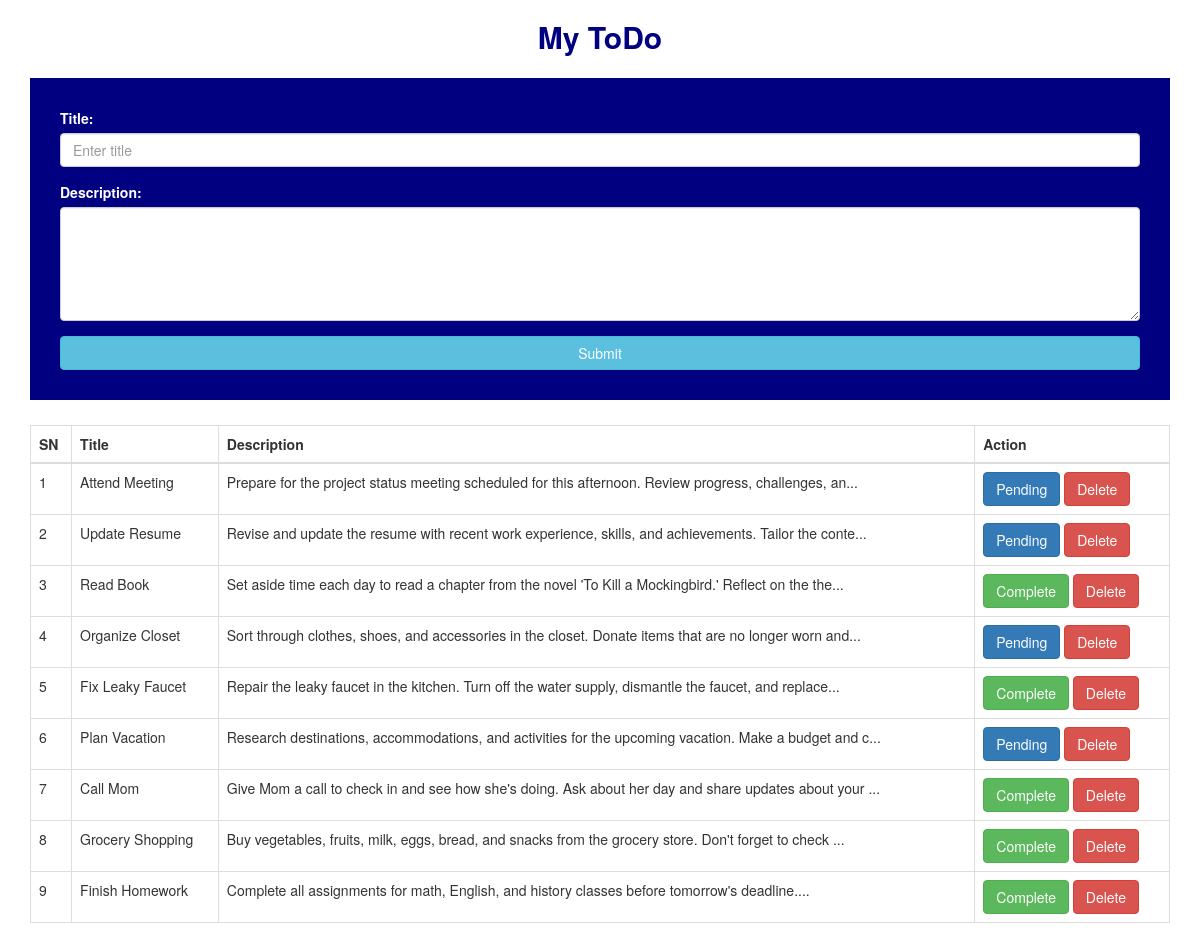
The page / on the database its author committed.
### todo/models.py (models this page shows, shortened)
class Todo(models.Model):
    title = models.CharField(max_length=300)
    description = models.TextField()
    completed = models.BooleanField(default=False)

### todo/views.py (the view)
# urls.py: path("", views.todo_list),
def todo_list(request):
    todos = Todo.objects.order_by("-id")
    return render(request, "index.html", {"todos": todos})

### templates/index.html (shortened to what this page needs)
<!DOCTYPE html>
<html lang="en">
<head>
  <link rel="stylesheet" href="https://maxcdn.bootstrapcdn.com/bootstrap/3.4.1/css/bootstrap.min.css">
</head>
<body>
    <div class="container">
    <h2 class="center-heading">My ToDo</h2>
    <div class="row justify-content-center">
        <div class="col-sm-8 col-md-12 col-lg-12">
        <form action="{% url 'create_todo' %}" method="POST" class="form-container">
            <div class="form-group">
            <label for="title">Title:</label>
            <input type="text" class="form-control" id="title" placeholder="Enter title" name="title">
            </div>
            <div class="form-group">
            <label for="description">Description:</label>
            <textarea class="form-control" name="description" id="description" cols="30" rows="5"></textarea>
            </div>
            <button type="submit" class="btn btn-info btn-block">Submit</button>
        </form>
        </div>
    </div>
    <div class="table-container">
        <table class="table table-bordered">
        <thead>
            <tr>
            <th>SN</th>
            <th>Title</th>
            <th>Description</th>
            <th>Action</th>
            </tr>
        </thead>
        <tbody>
            {% for todo in todos %}
            <tr>
            <td>{{ forloop.counter }}</td>
            <td>{{ todo.title }}</td>
            <td>
                {% if todo.description|length > 40 %}
                {{ todo.description|slice:":100" }}...
                {% else %}
                {{ todo.description }}
                {% endif %}
            </td>
            <td>
                {% if todo.completed %}
                <span class="btn btn-success">Complete</span>
                {% else %}
                <a href='{% url 'complete_todo' todo.id %}' class="btn btn-primary">Pending</a>
                {% endif %}
                <a href='{% url 'delete_todo' todo.id %}' class="btn btn-danger">Delete</a>
            </td>
            </tr>
            {% endfor %}
        </tbody>
        </table>
    </div>
    </div>
</body>
</html>

### templates/index.html (style rules this page uses)
.center-heading { text-align: center; color: navy; font-weight: bold; }
.form-container { background-color: navy; color: white; padding: 30px; margin-top: 15px; }
.table-container { margin-top: 25px; }

### rows shown on the page
Todo: title "Attend Meeting", description "Prepare for the project status meeting scheduled for this afternoon. Review progress, challenges, an", completed "Pending"
Todo: title "Update Resume", description "Revise and update the resume with recent work experience, skills, and achievements. Tailor the conte", completed "Pending"
Todo: title "Read Book", description "Set aside time each day to read a chapter from the novel 'To Kill a Mockingbird.' Reflect on the the", completed "Complete"
Todo: title "Organize Closet", description "Sort through clothes, shoes, and accessories in the closet. Donate items that are no longer worn and", completed "Pending"
Todo: title "Fix Leaky Faucet", description "Repair the leaky faucet in the kitchen. Turn off the water supply, dismantle the faucet, and replace", completed "Complete"
Todo: title "Plan Vacation", description "Research destinations, accommodations, and activities for the upcoming vacation. Make a budget and c", completed "Pending"
Todo: title "Call Mom", description "Give Mom a call to check in and see how she's doing. Ask about her day and share updates about your", completed "Complete"
Todo: title "Grocery Shopping", description "Buy vegetables, fruits, milk, eggs, bread, and snacks from the grocery store. Don't forget to check", completed "Complete"
Todo: title "Finish Homework", description "Complete all assignments for math, English, and history classes before tomorrow's deadline.", completed "Complete"
